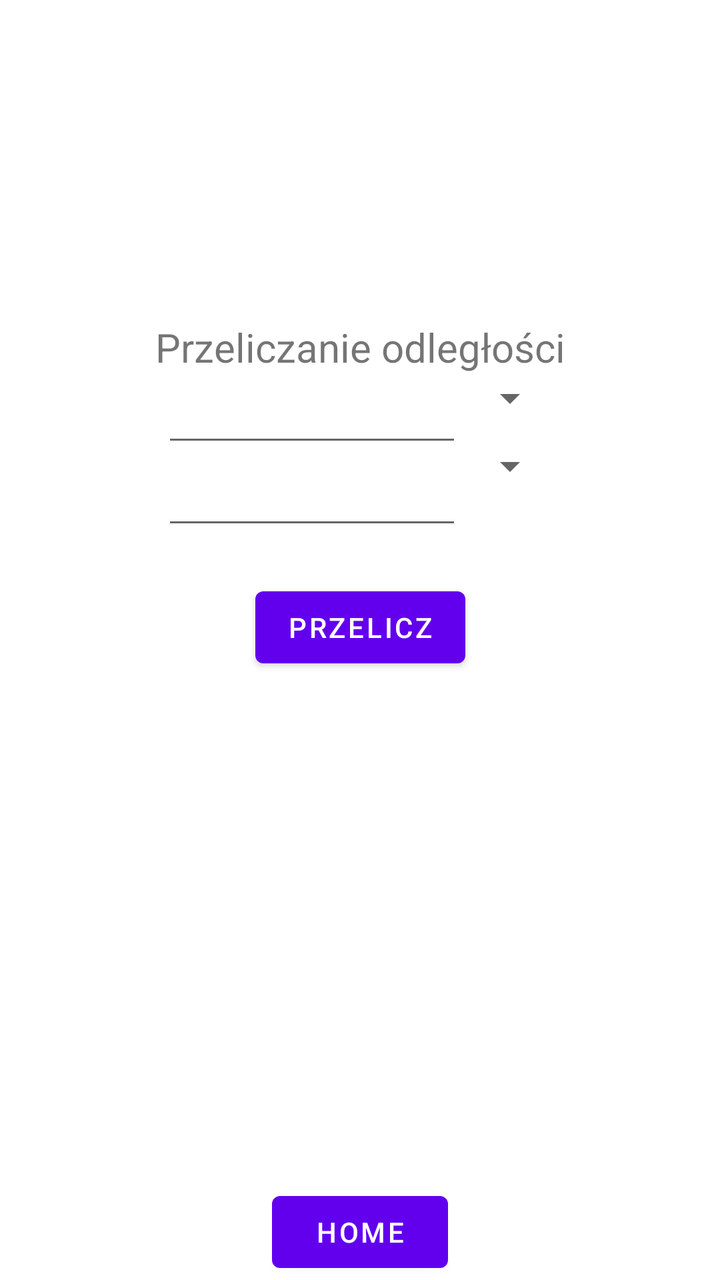
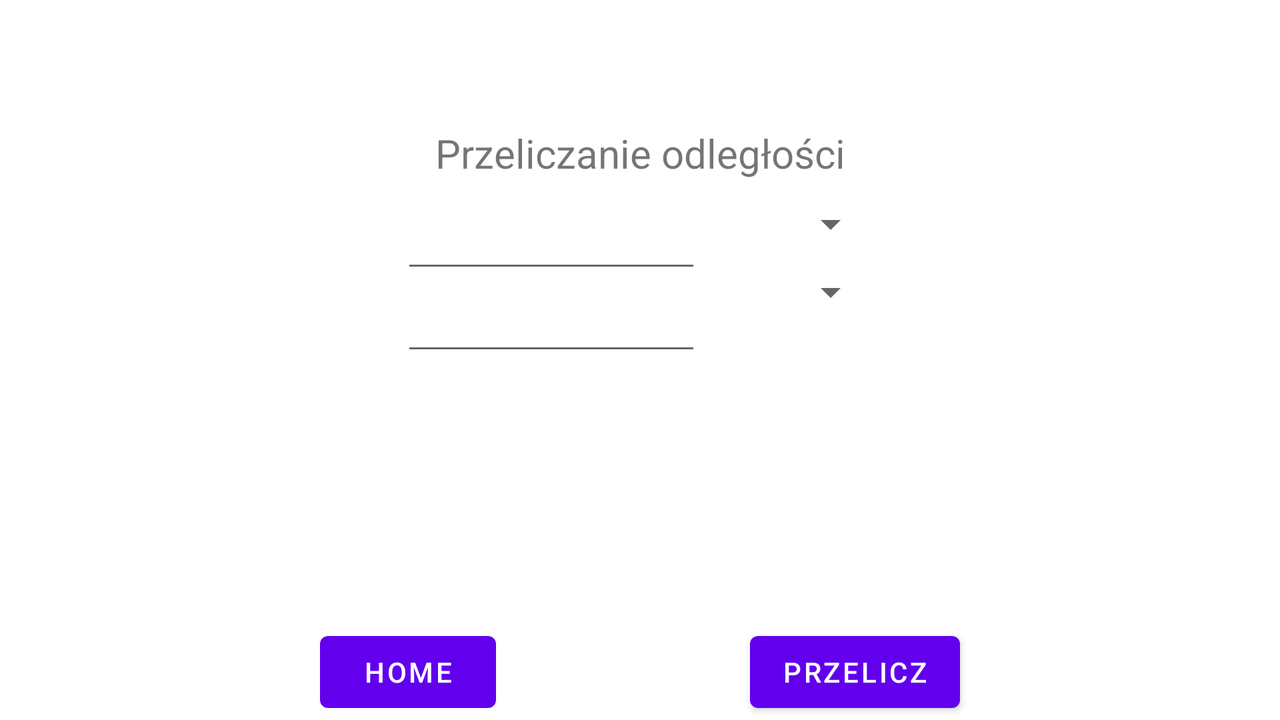

Compare how this app lays out the same screen by default and in its alternative resource folder. The renders come first, then the two layout files and the values they reference.
<!-- AndroidManifest.xml: application theme Theme.ProjektZaliczeniowyAppMobilne -->
<!-- res/layout/activity_przeliczanie_odleglosci.xml -->
<?xml version="1.0" encoding="utf-8"?>
<androidx.constraintlayout.widget.ConstraintLayout xmlns:android="http://schemas.android.com/apk/res/android"
    xmlns:app="http://schemas.android.com/apk/res-auto"
    xmlns:tools="http://schemas.android.com/tools"
    android:layout_width="match_parent"
    android:layout_height="match_parent"
    tools:context=".przeliczanieOdleglosci">

    <androidx.constraintlayout.widget.Guideline
        android:id="@+id/vertical25"
        android:layout_width="wrap_content"
        android:layout_height="wrap_content"
        android:orientation="vertical"
        app:layout_constraintGuide_percent="0.25">

    </androidx.constraintlayout.widget.Guideline>

    <androidx.constraintlayout.widget.Guideline
        android:id="@+id/vertical75"
        android:layout_width="wrap_content"
        android:layout_height="wrap_content"
        android:orientation="vertical"
        app:layout_constraintGuide_percent="0.75">

    </androidx.constraintlayout.widget.Guideline>

    <androidx.constraintlayout.widget.Guideline
        android:id="@+id/horiontal25"
        android:layout_width="wrap_content"
        android:layout_height="wrap_content"
        android:orientation="horizontal"
        app:layout_constraintGuide_percent="0.25">

    </androidx.constraintlayout.widget.Guideline>

    <androidx.constraintlayout.widget.Guideline
        android:id="@+id/horiontal75"
        android:layout_width="wrap_content"
        android:layout_height="wrap_content"
        android:orientation="horizontal"
        app:layout_constraintGuide_percent="0.75">

    </androidx.constraintlayout.widget.Guideline>

    <TextView
        android:id="@+id/tytul"
        android:layout_width="wrap_content"
        android:layout_height="wrap_content"
        android:text="Przeliczanie odległości"
        tools:ignore="MissingConstraints"
        android:textSize="20dp"

        app:layout_constraintLeft_toLeftOf="parent"
        app:layout_constraintRight_toRightOf="parent"
        app:layout_constraintTop_toTopOf="@id/horiontal25">
        >
    </TextView>

    <EditText
        android:id="@+id/bazowaWartosc"
        android:layout_width="150dp"
        android:layout_height="wrap_content"
        android:inputType="numberDecimal"
        app:layout_constraintLeft_toRightOf="@id/vertical25"
        app:layout_constraintRight_toLeftOf="@id/jednostkaBazowa"
        app:layout_constraintTop_toBottomOf="@+id/tytul"
        ></EditText>
    <Spinner
        android:id="@+id/jednostkaBazowa"
        android:layout_width="wrap_content"
        android:layout_height="wrap_content"
        android:maxWidth="80dp"
        app:layout_constraintLeft_toRightOf="@id/bazowaWartosc"
        app:layout_constraintRight_toRightOf="@id/vertical75"
        app:layout_constraintTop_toBottomOf="@id/tytul"

        />

    <EditText
        android:id="@+id/koncowaWartosc"
        android:layout_width="150dp"
        android:layout_height="wrap_content"
        android:inputType="numberDecimal"
        app:layout_constraintLeft_toRightOf="@id/vertical25"
        app:layout_constraintRight_toLeftOf="@id/jednostkaKoncowa"
        app:layout_constraintTop_toBottomOf="@+id/bazowaWartosc"
        ></EditText>
    <Spinner
        android:id="@+id/jednostkaKoncowa"
        android:layout_width="wrap_content"
        android:layout_height="wrap_content"
        android:layout_marginTop="10dp"
        android:maxWidth="80dp"
        app:layout_constraintLeft_toRightOf="@id/koncowaWartosc"
        app:layout_constraintRight_toRightOf="@id/vertical75"
        app:layout_constraintTop_toBottomOf="@id/jednostkaBazowa"
        />

    <Button
        android:id="@+id/przeliczWartosci"
        android:layout_width="wrap_content"
        android:layout_height="wrap_content"
        app:layout_constraintTop_toBottomOf="@id/koncowaWartosc"
        android:text="Przelicz"
        android:layout_marginTop="20dp"
        app:layout_constraintLeft_toRightOf="@id/vertical25"
        app:layout_constraintRight_toLeftOf="@id/vertical75">
    </Button>
    <Button
        android:id="@+id/home"
        android:layout_width="wrap_content"
        android:layout_height="wrap_content"
        android:text="Home"
        tools:ignore="MissingConstraints"
        app:layout_constraintBottom_toBottomOf="parent"
        app:layout_constraintLeft_toLeftOf="@id/vertical25"
        app:layout_constraintRight_toRightOf="@id/vertical75"
        >
    </Button>



</androidx.constraintlayout.widget.ConstraintLayout>
<!-- resources referenced by this layout -->
<resources>
  <style name="Theme.ProjektZaliczeniowyAppMobilne" parent="Theme.MaterialComponents.DayNight.DarkActionBar">
          
          <item name="colorPrimary">@color/purple_500</item>
          <item name="colorPrimaryVariant">@color/purple_700</item>
          <item name="colorOnPrimary">@color/white</item>
          
          <item name="colorSecondary">@color/teal_200</item>
          <item name="colorSecondaryVariant">@color/teal_700</item>
          <item name="colorOnSecondary">@color/black</item>
          
          <item name="android:statusBarColor">?attr/colorPrimaryVariant</item>
          
      </style>
</resources>
<!-- res/layout-land/activity_przeliczanie_odleglosci.xml (the repository's variant of the layout above) -->
<!-- drawn on the phone turned sideways -->
<?xml version="1.0" encoding="utf-8"?>
<androidx.constraintlayout.widget.ConstraintLayout xmlns:android="http://schemas.android.com/apk/res/android"
    xmlns:app="http://schemas.android.com/apk/res-auto"
    xmlns:tools="http://schemas.android.com/tools"
    android:layout_width="match_parent"
    android:layout_height="match_parent"
    tools:context=".przeliczanieOdleglosci">

    <androidx.constraintlayout.widget.Guideline
        android:id="@+id/vertical25"
        android:layout_width="wrap_content"
        android:layout_height="wrap_content"
        android:orientation="vertical"
        app:layout_constraintGuide_percent="0.25">

    </androidx.constraintlayout.widget.Guideline>

    <androidx.constraintlayout.widget.Guideline
        android:id="@+id/vertical75"
        android:layout_width="wrap_content"
        android:layout_height="wrap_content"
        android:orientation="vertical"
        app:layout_constraintGuide_percent="0.75">

    </androidx.constraintlayout.widget.Guideline>

    <androidx.constraintlayout.widget.Guideline
        android:id="@+id/horiontal25"
        android:layout_width="wrap_content"
        android:layout_height="wrap_content"
        android:orientation="horizontal"
        app:layout_constraintGuide_percent="0.25">

    </androidx.constraintlayout.widget.Guideline>

    <androidx.constraintlayout.widget.Guideline
        android:id="@+id/horiontal75"
        android:layout_width="wrap_content"
        android:layout_height="wrap_content"
        android:orientation="horizontal"
        app:layout_constraintGuide_percent="0.75">

    </androidx.constraintlayout.widget.Guideline>

    <TextView
        android:id="@+id/tytul"
        android:layout_width="wrap_content"
        android:layout_height="wrap_content"
        android:text="Przeliczanie odległości"
        tools:ignore="MissingConstraints"
        android:textSize="20dp"

        app:layout_constraintLeft_toLeftOf="parent"
        app:layout_constraintRight_toRightOf="parent"
        app:layout_constraintBottom_toTopOf="@id/horiontal25"
        >
    </TextView>

    <EditText
        android:id="@+id/bazowaWartosc"
        android:layout_width="150dp"
        android:layout_height="wrap_content"
        android:inputType="numberDecimal"
        app:layout_constraintLeft_toRightOf="@id/vertical25"
        app:layout_constraintRight_toLeftOf="@id/jednostkaBazowa"
        app:layout_constraintTop_toBottomOf="@+id/tytul"
        android:layout_marginTop="10dp"
        ></EditText>
    <Spinner
        android:id="@+id/jednostkaBazowa"
        android:layout_width="wrap_content"
        android:layout_height="wrap_content"
        android:maxWidth="80dp"
        android:layout_marginTop="10dp"
        app:layout_constraintLeft_toRightOf="@id/bazowaWartosc"
        app:layout_constraintRight_toLeftOf="@id/vertical75"
        app:layout_constraintTop_toBottomOf="@id/tytul"

        />

    <EditText
        android:id="@+id/koncowaWartosc"
        android:layout_width="150dp"
        android:layout_height="wrap_content"
        android:inputType="numberDecimal"
        app:layout_constraintLeft_toRightOf="@id/vertical25"
        app:layout_constraintRight_toLeftOf="@id/jednostkaKoncowa"
        app:layout_constraintTop_toBottomOf="@+id/bazowaWartosc"
        ></EditText>
    <Spinner
        android:id="@+id/jednostkaKoncowa"
        android:layout_width="wrap_content"
        android:layout_height="wrap_content"
        android:layout_marginTop="10dp"
        app:layout_constraintLeft_toRightOf="@id/koncowaWartosc"
        app:layout_constraintRight_toLeftOf="@id/vertical75"
        app:layout_constraintTop_toBottomOf="@id/jednostkaBazowa"
        />

    <Button
        android:id="@+id/przeliczWartosci"
        android:layout_width="wrap_content"
        android:layout_height="wrap_content"
        app:layout_constraintBottom_toBottomOf="parent"
        android:text="Przelicz"
        android:layout_marginTop="20dp"
        app:layout_constraintRight_toLeftOf="@id/vertical75"
        >
    </Button>

    <Button
        android:id="@+id/home"
        android:layout_width="wrap_content"
        android:layout_height="wrap_content"
        android:text="Home"
        tools:ignore="MissingConstraints"
        app:layout_constraintBottom_toBottomOf="parent"
        app:layout_constraintLeft_toLeftOf="@id/vertical25"
        >
    </Button>




</androidx.constraintlayout.widget.ConstraintLayout>
